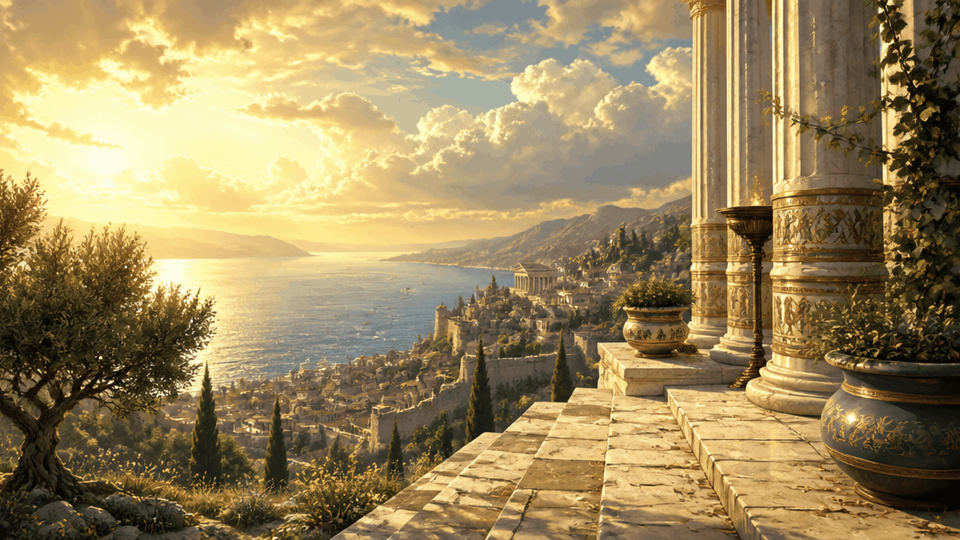
#> input picture assets/ui/loading_screen.png, 1920 x 1080 px (shown at 1/2 size)
$ python -i build_item_icons.py   (imports and definitions only)
#> lines starting #> are read from the running program, lines starting #| are printed output that depends on the picture
#> further down, picture is the input picture: PIL image 1920x1080 P; mean R, G, B 155.2, 135.5, 93.2
#!/usr/bin/env python3
"""Build 256² inventory icons: GLB studio renders + game UI art (CC0 / in-house)."""
from __future__ import annotations

import shutil
import subprocess
import sys
from pathlib import Path

from PIL import Image

ROOT = Path(__file__).resolve().parents[2]
OUT = ROOT / "assets/ui/items"
UI = ROOT / "assets/ui"
GEAR = ROOT / "assets/props/gear"
SIZE = 256
PAD = 0.08


def trim_alpha(im: Image.Image) -> Image.Image:
    im = im.convert("RGBA")
    bbox = im.getbbox()
#> bbox = (0, 0, 1920, 1080)
    return im.crop(bbox) if bbox else im


def fit_icon(im: Image.Image, size: int = SIZE) -> Image.Image:
    im = trim_alpha(im)
    w, h = im.size
#> w = 1920; h = 1080
    if w == 0 or h == 0:
        return Image.new("RGBA", (size, size), (0, 0, 0, 0))
    margin = int(size * PAD)
    inner = size - 2 * margin
    scale = min(inner / w, inner / h)
#> scale = 0.113
    nw, nh = max(1, int(w * scale)), max(1, int(h * scale))
#> nw = 216; nh = 121
    im = im.resize((nw, nh), Image.Resampling.LANCZOS)
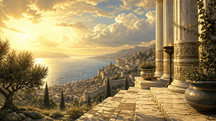
#> im: PIL image 216x121 RGBA; mean R, G, B, A 155.1, 135.5, 93.2, 255
    canvas = Image.new("RGBA", (size, size), (0, 0, 0, 0))
#> canvas: PIL image 256x256 RGBA; every value is 0
    canvas.paste(im, ((size - nw) // 2, (size - nh) // 2), im)
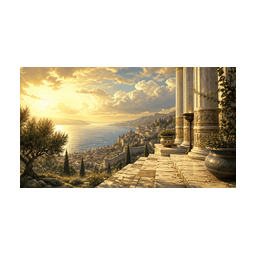
#> canvas: PIL image 256x256 RGBA; mean R, G, B, A 61.9, 54, 37.2, 101.7; transparent parts drawn white
    return canvas


def save_icon(im: Image.Image, name: str) -> None:
    OUT.mkdir(parents=True, exist_ok=True)
    fit_icon(im).save(OUT / name, "PNG")


def from_ui(ui_name: str, dest: str) -> None:
    save_icon(Image.open(UI / ui_name), dest)


# [55 lines left out: functions run_godot_renders, main, not called in this run]


# [2 lines not run here, left out]

>>> from PIL import Image
>>> picture = Image.open('../../assets/ui/loading_screen.png')
>>> result = fit_icon(picture)
